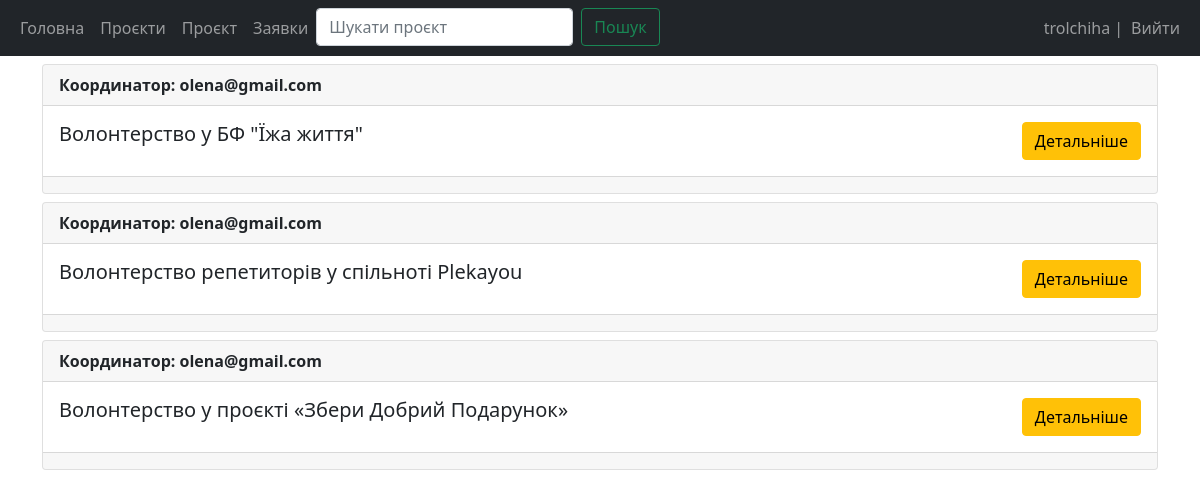
Screenshot of /view-projects/ (signed in) with the database file from the repository.
### main/models.py (models this page shows, shortened)
class Project(models.Model):
    class WorkType(models.TextChoices):
        SOCIAL = 'соціальна'
        MEDICAL = 'медична'
        HUMANITARIAN = 'гуманітарна'
        EDUCATIONAL = 'освітня'
        CULTURAL = 'культурна'
        SPORT = 'спортивна'
        SCIENTIFIC = 'наукова'
        OTHER = 'інша'
    name = models.CharField(max_length=100)
    description = models.TextField()
    coordinator = models.ForeignKey(User, on_delete=models.CASCADE)
    start_date = models.DateField()
    end_date = models.DateField()
    location = models.CharField(max_length=100)
    work_type = models.CharField(
        max_length=11,
        choices=WorkType.choices,
        default=WorkType.OTHER,
    )

### main/views.py (the view)
# urls.py: path('view-projects/', views.view_projects, name='view_projects'),
def view_projects(request):
    projects = Project.objects.all()
    if request.method == "POST":
        project_id = request.POST.get("project-id")
        if project_id:
            project = Project.objects.filter(id=project_id).first()
            if project and (project.coordinator == request.user):
                project.delete()
    return render(request, 'main/view_projects.html', {'projects': projects})

### main/templates/main/view_projects.html (shortened to what this page needs)
{% extends 'main/base.html' %}
{% block content %}
{% for project in projects %}
<div class="card mt-2">
  <div class="card-header"><strong>Координатор: {{ project.coordinator.email }}</strong></div>
  <div class="card-body d-flex flex-row justify-content-between">
    <div>
      <h5 class="card-title">{{project.name}}</h5>
    </div>
    <div>
      <div class="d-flex">
        <a
          class="btn btn-warning"
          name="user-id"
          value="{{project.id}}"
          href="{% url 'view_project' project.id %}"
        >
          Детальніше
        </a>
      </div>
    </div>
  </div>
  <div class="card-footer text-muted">{{project.created_at}}</div>
</div>
{% empty %}
<p>Проєкт не знайдено</p>
{% endfor %}
{% endblock %}

### main/templates/main/base.html (shortened to what this page needs)
<!DOCTYPE html>
<html lang="en">
  <head>
    <link
      href="https://cdn.jsdelivr.net/npm/bootstrap@5.1.3/dist/css/bootstrap.min.css"
      rel="stylesheet"
    />
  </head>
  <body>
    <nav class="navbar navbar-expand-lg navbar-dark bg-dark">
      <div class="container-fluid">
        <div>
          <ul class="navbar-nav">
            <li class="nav-item">
              <a class="nav-link" href="{% url 'home' %}">Головна</a>
            </li>
            <li class="nav-item">
              <a class="nav-link" href="{% url 'view_projects' %}">Проєкти</a>
            </li>
            {% if user.is_authenticated and perms.main.update_project %}
            <li class="nav-item">
              <a class="nav-link" href="{% url 'create_project' %}">Проєкт</a>
            </li>
            <li class="nav-item">
              <a class="nav-link" href="{% url 'view_applications' %}">Заявки</a>
            </li>
            {% elif user.is_authenticated and perms.main.add_application %}
            <li class="nav-item">
              <a class="nav-link" href="{% url 'view_tasks_volunteer' %}">Завдання</a>
            </li>
            {% endif %}
            <li class="nav-item">
              <form method="post" class="d-flex" action="{% url 'search_project' %}" role="search">
                <input class="form-control me-2" type="search" placeholder="Шукати проєкт" aria-label="Search" name="search_text">
                <button class="btn btn-outline-success" type="submit">Пошук</button>
              </form>
            </li>
          </ul>
        </div>
        <div>
          <ul class="navbar-nav">
            {% if user.is_authenticated %}
            <span class="navbar-text"> {{user.username}} | </span>
            <li class="nav-item">
              <a class="nav-link" href="{% url 'logout' %}">Вийти</a>
            </li>
            {% else %}
            <li class="nav-item">
              <a class="nav-link" href="/login">Увійти</a>
            </li>
            {% endif %}
          </ul>
        </div>
      </div>
    </nav>
    <div class="container">{% block content %} {% endblock %}</div>
  </body>
</html>

### rows the page displays
Project: coordinator.email "olena@gmail.com", name "Волонтерство у БФ \"Їжа життя\"", {{ project.id }} 3 (drawn)
Project: coordinator.email "olena@gmail.com", name "Волонтерство репетиторів у спільноті Plekayou", {{ project.id }} 4 (drawn)
Project: coordinator.email "olena@gmail.com", name "Волонтерство у проєкті «Збери Добрий Подарунок»", {{ project.id }} 5 (drawn)

### other values shown
{{ user.username }} "trolchiha"
